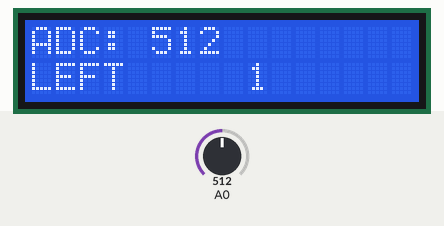
A sketch run on a simulated Arduino Uno, built with avr-gcc and run on an emulated ATmega328P. On the bench: 16×2 character LCD. Inputs (shaded band) come from the test bench; at power-on: A0 = 512.

Above: at 1.2 s.
1.3 s: A0 set to 560
At 2.8 s:
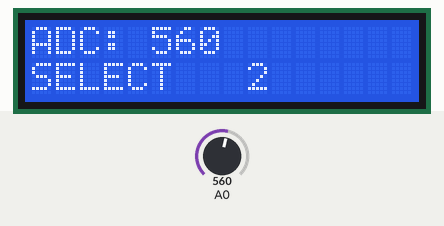
4.3 s: A0 set to 408
At 5.5 s:
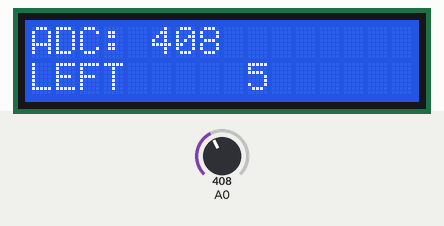
6.5 s: A0 set to 381
At 7.8 s:
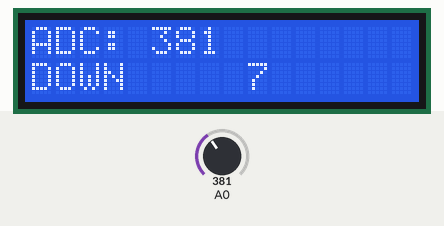
9.5 s: A0 set to 190
At 10.8 s:
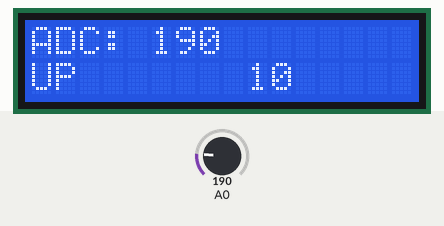
12.5 s: A0 set to 40
At 14.5 s:
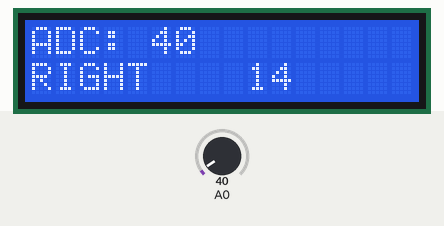
15.5 s: A0 set to 900
At 16.8 s:
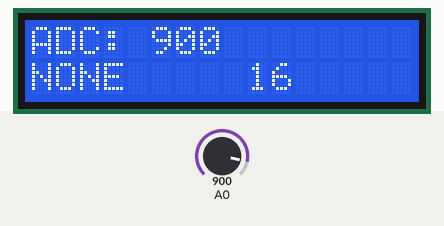
Timing chart, 0 to 18.5 s (numbered marks = the images above; inputs shaded):
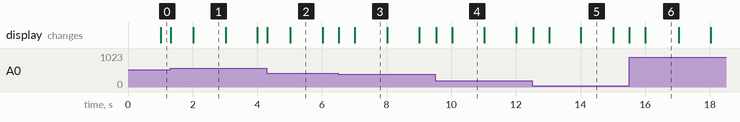

Measured:
- the behaviour switches between 400 and 399 on A0 (found by bisection; images 2 and 3)
- after the input at 1.3 s, the display: first changes at once (image 1 shows a later state)
- after the input at 4.3 s, the display: first changes at once (image 2 shows a later state)
- after the input at 6.5 s, the display: first changes at once (image 3 shows a later state)
- after the input at 9.5 s, the display: first changes at once (image 4 shows a later state)
- after the input at 12.5 s, the display: first changes at once (image 5 shows a later state)
- after the input at 15.5 s, the display: first changes at once (image 6 shows a later state)

The sketch:

lcd_test.ino
```cpp
//Sample using LiquidCrystal library
#include <LiquidCrystal.h>

/*******************************************************

This program will test the LCD panel and the buttons
Mark Bramwell, July 2010

********************************************************/

// select the pins used on the LCD panel
LiquidCrystal lcd(8, 9, 4, 5, 6, 7);

// define some values used by the panel and buttons
int lcd_key     = 0;
unsigned int adc_key_in  = 0;
#define btnRIGHT  0
#define btnUP     1
#define btnDOWN   2
#define btnLEFT   3
#define btnSELECT 4
#define btnNONE   5

#define R1 16
#define R2 17
#define R3 18
#define R4 19

// read the buttons
int read_LCD_buttons()
{
 adc_key_in = analogRead(0);      // read the value from the sensor
 // my buttons when read are centered at these valies: 0, 144, 329, 504, 741
 // we add approx 50 to those values and check to see if we are close
 lcd.setCursor(5,0);
 lcd.print("    ");
 lcd.setCursor(5,0);
 lcd.print(adc_key_in);
 lcd.setCursor(0,1);            // move to the begining of the second line
 if (adc_key_in > 1000) return btnNONE;
 if (adc_key_in < 50)   return btnRIGHT;  //0
 if (adc_key_in < 200)  return btnUP; //99
 if (adc_key_in < 400)  return btnDOWN; //255
 if (adc_key_in < 550)  return btnLEFT; //407
 if (adc_key_in < 800)  return btnSELECT;  //639

 return btnNONE;  // when all others fail, return this...
}

void setup()
{
 lcd.begin(16, 2);              // start the library
 lcd.setCursor(0,0);
 lcd.print("ADC:"); // print a simple message
 pinMode(R1, OUTPUT);
 pinMode(R2, OUTPUT);
 pinMode(R3, OUTPUT);
 pinMode(R4, OUTPUT);
}

void loop()
{
 lcd.setCursor(9,1);            // move cursor to second line "1" and 9 spaces over
 lcd.print(millis()/1000);      // display seconds elapsed since power-up


 lcd_key = read_LCD_buttons();  // read the buttons

 switch (lcd_key)               // depending on which button was pushed, we perform an action
 {
   case btnRIGHT:
     {
     lcd.print("RIGHT ");
     digitalWrite(R4, HIGH);
     break;
     }
   case btnLEFT:
     {
     lcd.print("LEFT   ");
     digitalWrite(R2, HIGH);
     break;
     }
   case btnUP:
     {
     lcd.print("UP    ");
     break;
     }
   case btnDOWN:
     {
     lcd.print("DOWN  ");
     digitalWrite(R3, HIGH);
     break;
     }
   case btnSELECT:
     {
     lcd.print("SELECT");
     digitalWrite(R1, HIGH);
     break;
     }
     case btnNONE:
     {
     lcd.print("NONE  ");
     digitalWrite(R1, LOW);
     digitalWrite(R2, LOW);
     digitalWrite(R3, LOW);
     digitalWrite(R4, LOW);
     break;
     }
 }

}
```
